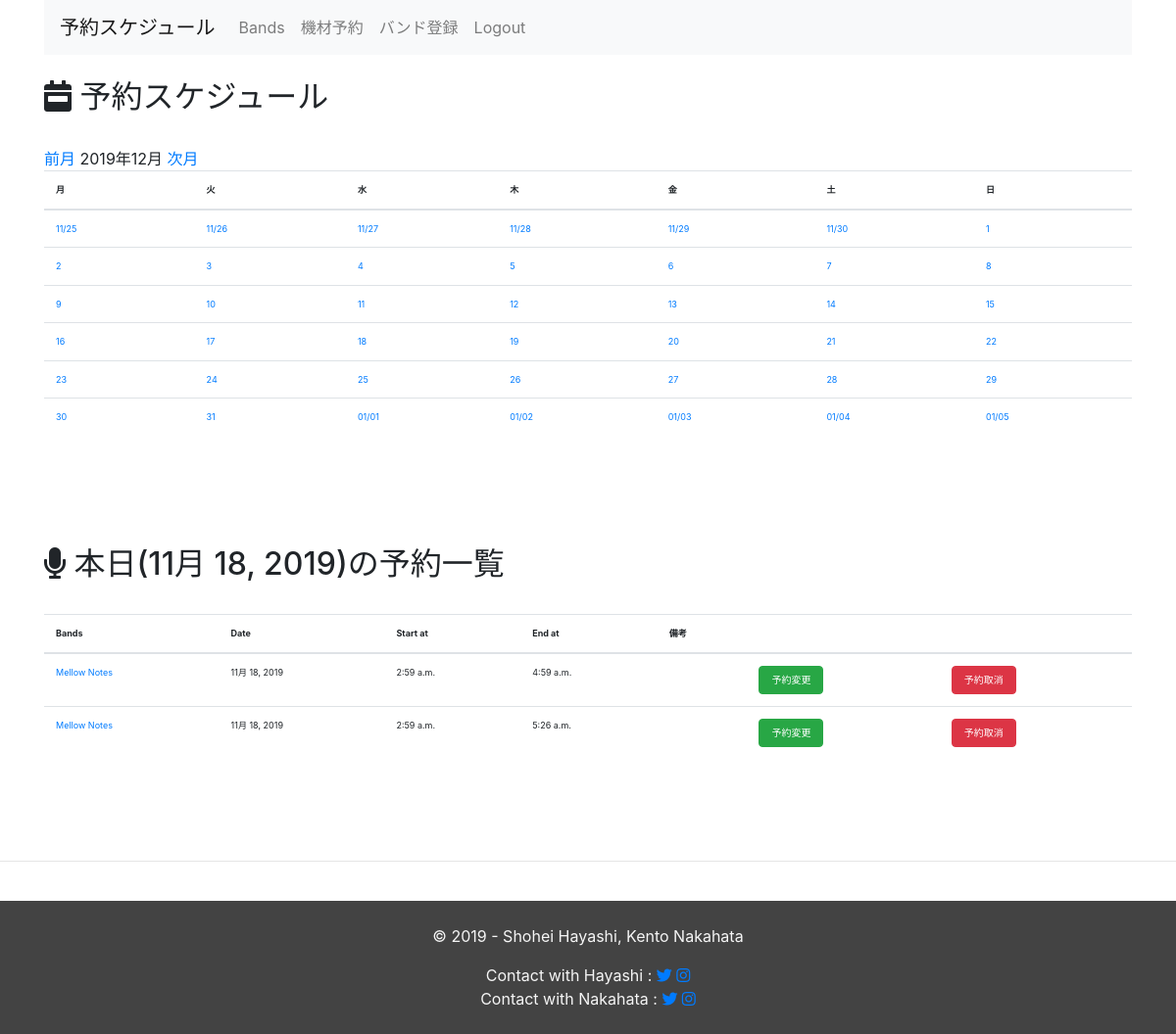
Screenshot of /equipment_management/month/2019/12/ (signed in) with the database file from the repository.
### equipment_management/models.py (models this page shows, shortened)
class Schedule(models.Model):
  band_id = models.ForeignKey(Band, on_delete=models.CASCADE)
  pa_name = models.CharField(max_length=255, verbose_name='PA担当者名')
  active_date = models.DateField(default=timezone.now)
  start_at = models.TimeField(default= nine_hours_hence())
  end_at = models.TimeField(default=two_hours_hence)
  text = models.TextField(blank=True, verbose_name='備考欄')
  created_at = models.DateTimeField(auto_now=True)
  updated_at = models.DateTimeField(auto_now=True)

class Band(models.Model):
  band_name = models.CharField(max_length=255,
                               verbose_name="Band's Name",
                               unique=True,
                               )
  responsible_person_name = models.CharField(max_length=255,
                                             verbose_name="Band Master's Name")
  created_at = models.DateTimeField(auto_now_add=True)
  updated_at = models.DateTimeField(auto_now=True)
  def __str__(self):
      return self.band_name

### equipment_management/views.py (the view)
# urls.py: path('month/', views.MonthCalendar.as_view(), name='month'),
@method_decorator(login_required, name='dispatch')
class MonthCalendar(mixins.MonthCalendarMixin, generic.TemplateView):
    template_name = 'equipment_management/month.html'
    def get_context_data(self, **kwargs):
        context = super().get_context_data(**kwargs)
        calendar_context = self.get_month_calendar()
        context.update(calendar_context)
        today_date = datetime.date.today()
        context['schedules'] = Schedule.objects.filter(active_date=today_date).order_by('-active_date')
        context['today'] = today_date
        return context

### equipment_management/mixins.py (called while the page is built)
    def setup_calendar(self):
        self._calendar = calendar.Calendar(self.first_weekday)

    def get_week_names(self):
        week_names = deque(self.week_names)
        week_names.rotate(-self.first_weekday)  # リスト内の要素を右に1つずつ移動...なんてときは、dequeを使うと中々面白いです
        return week_names

    def get_previous_month(self, date):
        if date.month == 1:
            return date.replace(year=date.year-1, month=12, day=1)
        else:
            return date.replace(month=date.month-1, day=1)

    def get_next_month(self, date):
        if date.month == 12:
            return date.replace(year=date.year+1, month=1, day=1)
        else:
            return date.replace(month=date.month+1, day=1)

    def get_month_days(self, date):
        return self._calendar.monthdatescalendar(date.year, date.month)

    def get_current_month(self):
        month = self.kwargs.get('month')
        year = self.kwargs.get('year')
        if month and year:
            month = datetime.date(year=int(year), month=int(month), day=1)
        else:
            month = datetime.date.today().replace(day=1)
        return month

    def get_month_calendar(self):
        self.setup_calendar()
        current_month = self.get_current_month()
        calendar_data = {
            'now': datetime.date.today(),
            'month_days': self.get_month_days(current_month),
            'month_current': current_month,
            'month_previous': self.get_previous_month(current_month),
            'month_next': self.get_next_month(current_month),
            'week_names': self.get_week_names(),
        }
        return calendar_data

### equipment_management/templates/equipment_management/month.html
{% extends 'equipment_management/base.html' %}
{% block content %}
<br>
<h2><i class="fas fa-calendar-week"></i> 予約スケジュール</h2>
<br>
<a href="{% url 'equipment:month' month_previous.year month_previous.month %}">前月</a>
{{ month_current | date:"Y年m月" }}
<a href="{% url 'equipment:month' month_next.year month_next.month %}">次月</a>
<table class="table">
  <thead>
    <tr>
      {% for w in week_names %}
        <th>{{ w }}</th>
      {% endfor %}
    </tr>
  </thead>
  <tbody>
    {% for week in month_days %}
      <tr>
        {% for day in week %}
          {% if now == day %}
            <td class="table-success">
          {% else %}
            <td>
          {% endif %}
          {% if month_current.month != day.month %}
            <a href="{% url 'equipment:day_schedule' day.year day.month day.day %}">{{ day | date:"m/d" }}</a>
          {% else %}
            <a href="{% url 'equipment:day_schedule' day.year day.month day.day %}">{{ day.day }}</a>
          {% endif %}
            </td>
        {% endfor %}
      </tr>
    {% endfor %}
  </tbody>
</table>
<br>
<br>
<br>
<br>
<h2><i class="fas fa-microphone"></i> 本日({{ today }})の予約一覧</h2>
<br>
<table class="table">
  <thead>
    <tr>
      <th>Bands</th>
      <th>Date</th>
      <th>Start at</th>
      <th>End at</th>
      <th>備考</th>
      <th></th>
      <th></th>
    </tr>
  </thead>
  <tbody>
    {% for schedule in schedules %}
      <tr>
        <td><a href="{% url 'equipment:schedule_by_band' schedule.band_id.id %}">{{ schedule.band_id }}</a></td>
        <td>{{ schedule.active_date }}</td>
        <td>{{ schedule.start_at }}</td>
        <td>{{ schedule.end_at }}</a></td>
        <td>{{ schedule.text }}</td>
        <td>
          <a href="{% url 'equipment:update_schedule' schedule.pk %}">
            <button type="button" class="btn btn-success btn-xs" style="font-size: 10px;">予約変更</button>
          </a>
        </td>
        <td>
          <a href="{% url 'equipment:delete_schedule' schedule.pk %}">
            <button type="button" class="btn btn-danger btn-xs" style="font-size: 10px;">予約取消</button>
          </a>
        </td>
    {% endfor %}
  </tbody>
</table>
{% endblock %}

### equipment_management/static/css/table.css (style rules this page uses)
td { font-size: xx-small; }
th { font-size: xx-small; }
button { font-size: small; }

### rows the page displays
Schedule: band_id "Mellow Notes", active_date "11月 18, 2019", start_at "2:59 a.m.", end_at "4:59 a.m."
Schedule: band_id "Mellow Notes", active_date "11月 18, 2019", start_at "2:59 a.m.", end_at "5:26 a.m."

### other values shown
{{ month_current | date:"Y年m月" }} "2019年12月"
{{ w }} "月" "火" "水" "木" "金" "土" "日"
{{ day | date:"m/d" }} "11/25" "11/26" "11/27" "11/28" "11/29" "11/30" "01/01" "01/02" "01/03" "01/04" "01/05"
{{ day.day }} "1" "2" "3" "4" "5" "6" "7" "8" "9" "10" "11" "12" "13" "14" "15" "16" "17" "18" "19" "20" "21" "22" "23" "24" "25" "26" "27" "28" "29" "30" "31"
{{ today }} "11月 18, 2019"
